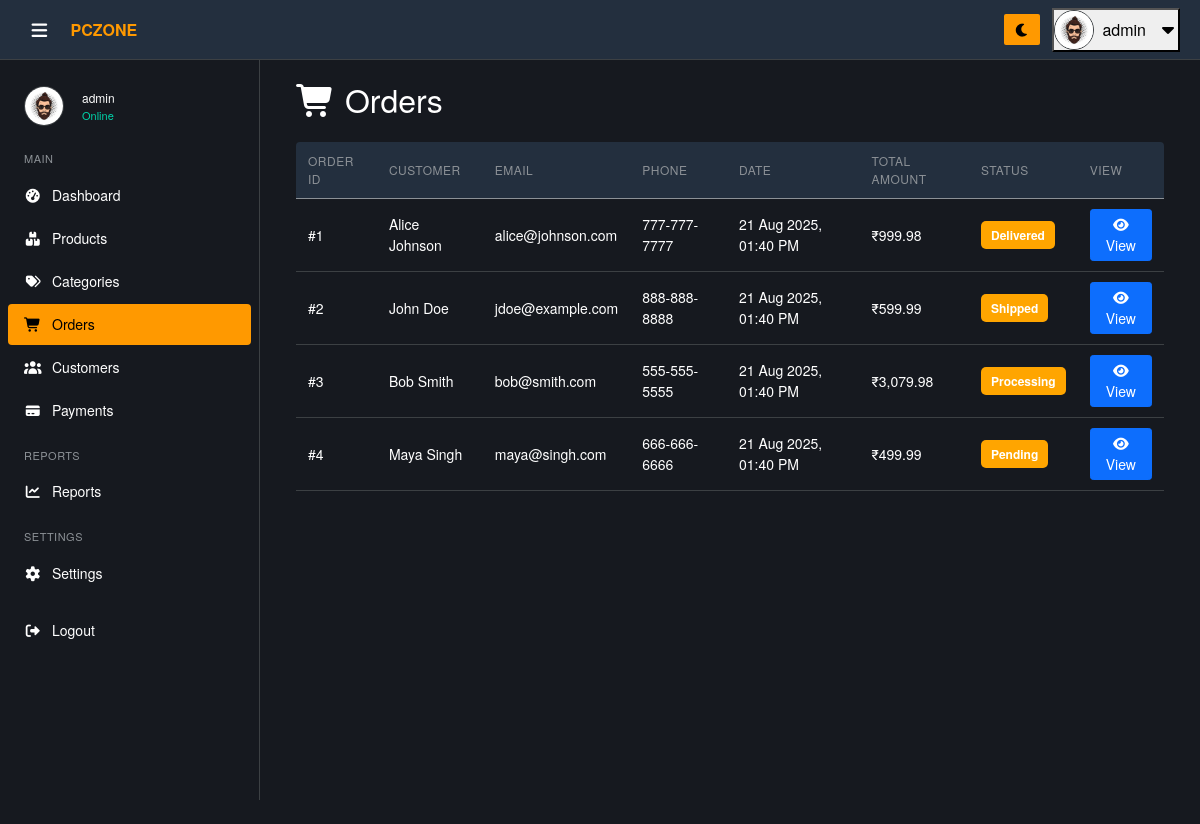
The app's page /admin/pages/orders.php (signed in) with its own data.
### tables this page shows
CREATE TABLE IF NOT EXISTS orders (
    order_id INT AUTO_INCREMENT PRIMARY KEY,
    customer_id INT NOT NULL,
    billing_address_id INT NOT NULL,
    shipping_address_id INT NOT NULL,
    total_amount DECIMAL(10,2) NOT NULL,
     
     
    order_status ENUM('Pending','Processing','Shipped','Delivered','Cancelled','Returned') DEFAULT 'Pending',
    tracking_number VARCHAR(100) DEFAULT NULL,
    shipping_method VARCHAR(100) DEFAULT NULL,
    order_notes TEXT DEFAULT NULL,
    paid_at DATETIME DEFAULT NULL,
    cancelled_at DATETIME DEFAULT NULL,
    refunded_at DATETIME DEFAULT NULL,
    shipped_date DATE DEFAULT NULL,
    delivered_date DATE DEFAULT NULL,
    order_date DATETIME DEFAULT CURRENT_TIMESTAMP,
    created_at DATETIME DEFAULT CURRENT_TIMESTAMP,
    updated_at DATETIME DEFAULT CURRENT_TIMESTAMP ON UPDATE CURRENT_TIMESTAMP,
    FOREIGN KEY (customer_id) REFERENCES customers(customer_id) ON DELETE CASCADE,
    FOREIGN KEY (billing_address_id) REFERENCES addresses(address_id) ON DELETE CASCADE,
    FOREIGN KEY (shipping_address_id) REFERENCES addresses(address_id) ON DELETE CASCADE
);

CREATE TABLE IF NOT EXISTS customers (
    customer_id INT AUTO_INCREMENT PRIMARY KEY,
    first_name VARCHAR(100) NOT NULL,
    last_name VARCHAR(100) NOT NULL,
    email VARCHAR(150) NOT NULL UNIQUE,
    phone VARCHAR(20),
    password VARCHAR(255) NOT NULL,
    date_of_birth DATE DEFAULT NULL,
    gender ENUM('Male','Female','Other') DEFAULT NULL,
    profile_image VARCHAR(255) DEFAULT NULL,
    newsletter_subscribed BOOLEAN DEFAULT FALSE,
    status ENUM('active','inactive','banned') DEFAULT 'active',
    last_login DATETIME DEFAULT NULL,
    created_at DATETIME DEFAULT CURRENT_TIMESTAMP,
    updated_at DATETIME DEFAULT CURRENT_TIMESTAMP ON UPDATE CURRENT_TIMESTAMP
);

### admin/pages/orders.php (the view, shortened to what this page needs)
<?php
include('../includes/db_connect.php');
$sql = "
    SELECT
        o.order_id,
        o.order_date,
        o.total_amount,
        o.order_status,
        c.customer_id,
        c.first_name,
        c.last_name,
        c.email,
        c.phone
    FROM orders o
    JOIN customers c ON o.customer_id = c.customer_id
    ORDER BY o.order_date DESC
";
$result = mysqli_query($conn, $sql);
?>
<!DOCTYPE html>
<html lang="en">
<head>
  <link rel="stylesheet" href="../assets/vendor/bootstrap/css/bootstrap.min.css">
  <link rel="stylesheet" href="../assets/vendor/fontawesome/css/all.min.css">
  <link rel="stylesheet" href="../assets/css/style.css">
</head>
<body>
  <?php include '../includes/header.php'; ?>
  <?php $current_page = 'orders';
  include '../includes/sidebar.php'; ?>
  <div class="main-content pt-5 mt-4">
    <div class="container mt-2">
      <h2 class="mb-4"><i class="fas fa-shopping-cart"></i> Orders</h2>
      <div class="table-box">
        <table class="data-table table table-hover align-middle">
          <thead>
            <tr>
              <th>Order ID</th>
              <th>Customer</th>
              <th>Email</th>
              <th>Phone</th>
              <th>Date</th>
              <th>Total Amount</th>
              <th>Status</th>
              <th>View</th>
            </tr>
          </thead>
          <tbody>
            <?php if (mysqli_num_rows($result) > 0): ?>
              <?php while ($row = mysqli_fetch_assoc($result)): ?>
                <tr>
                  <td>#<?php echo $row['order_id']; ?></td>
                  <td><?php echo htmlspecialchars($row['first_name']) . ' ' . htmlspecialchars($row['last_name']); ?></td>
                  <td><?php echo htmlspecialchars($row['email']); ?></td>
                  <td><?php echo htmlspecialchars($row['phone']); ?></td>
                  <td><?php echo date("d M Y, h:i A", strtotime($row['order_date'])); ?></td>
                  <td>₹<?php echo number_format($row['total_amount'], 2); ?></td>
                  <td>
                    <?php
                    $statusClass = 'status-pending';
                    ?>
                    <span class="status-badge <?php echo $statusClass; ?>">
                      <?php echo $row['order_status']; ?>
                    </span>
                  </td>
                  <td>
                    <a href="order_view.php?id=<?php echo $row['order_id']; ?>" class="btn btn-sm btn-primary">
                      <i class="fas fa-eye"></i> View
                    </a>
                  </td>
                </tr>
              <?php endwhile; ?>
            <?php else: ?>
              <tr>
                <td colspan="8" class="text-center text-muted">No orders found.</td>
              </tr>
            <?php endif; ?>
          </tbody>
        </table>
      </div>
    </div>
  </div>
</body>
</html>

### admin/assets/css/style.css (style rules this page uses)
* { margin: 0; padding: 0; box-sizing: border-box; }
html, body { height: 100%; }
body { font-family: "Amazon Ember", "Helvetica Neue", Roboto, Arial, sans-serif; font-size: 16px; line-height: 1.5; background-color: var(--bg-body); color: var(--text-color); }
:root { --bg-body: #16191f; --bg-header: #232f3e; --bg-sidebar: #16191f; --bg-section: #16191f; --bg-card: #16191f; --bg-dropdown: #232f3e; --bg-input: #0d1117; --text-color: #ffffff; --text-muted: #8c9196; --text-secondary: #8c9196; --border-color: #3c4043; --primary: #ff9900; --primary-hover: #ffad33; --primary-text: #000000; --hover-bg: #2a3139; --hover-light: rgba(255, 255, 255, 0.05); --hover-dark: rgba(0, 0, 0, 0.05); --table-header: #232f3e; --scroll-track: #16191f; --transition: all 0.3s ease; }
.main-content { margin-left: 260px; padding: 20px 24px; padding-top: 78px; min-height: 100vh; width: calc(100% - 260px); transition: margin-left 0.3s, width 0.3s; display: flex; flex-direction: column; align-items: stretch; box-sizing: border-box; background-color: var(--bg-body); }
.table-box { overflow-x: auto; border-radius: 4px; }
.data-table, .product-table { width: 100%; border-collapse: collapse; font-size: 14px; }
.data-table th, .data-table td, .product-table th, .product-table td { padding: 10px 12px; text-align: left; border-bottom: 1px solid var(--border-color); color: var(--text-color); vertical-align: middle; }
.data-table th { background-color: var(--table-header); color: var(--text-muted); font-weight: 500; font-size: 12px; text-transform: uppercase; letter-spacing: 0.5px; }
.status-pending, .status-completed, .status-cancelled { display: inline-block; padding: 6px 10px; border-radius: 3px; font-size: 12px; font-weight: 600; }
.status-pending { background-color: var(--primary); color: #000; }

### admin/pages/orders.php (style rules this page uses)
.status-badge { padding: 5px 10px; border-radius: 5px; color: white; }
.status-pending { background-color: orange; }

### records on screen
orders: order_id "1", customer.first_name "Alice", customer.last_name "Johnson", customer.email "alice@johnson.com", customer.phone "777-777-7777", order_date "21 Aug 2025, 01:40 PM", total_amount "999.98", order_status "Delivered"
orders: order_id "2", customer.first_name "John", customer.last_name "Doe", customer.email "jdoe@example.com", customer.phone "888-888-8888", order_date "21 Aug 2025, 01:40 PM", total_amount "599.99", order_status "Shipped"
orders: order_id "3", customer.first_name "Bob", customer.last_name "Smith", customer.email "bob@smith.com", customer.phone "555-555-5555", order_date "21 Aug 2025, 01:40 PM", total_amount "3,079.98", order_status "Processing"
orders: order_id "4", customer.first_name "Maya", customer.last_name "Singh", customer.email "maya@singh.com", customer.phone "666-666-6666", order_date "21 Aug 2025, 01:40 PM", total_amount "499.99", order_status "Pending"

### other values on screen
$userName "admin"
$_SESSION['full_name'] "admin"
